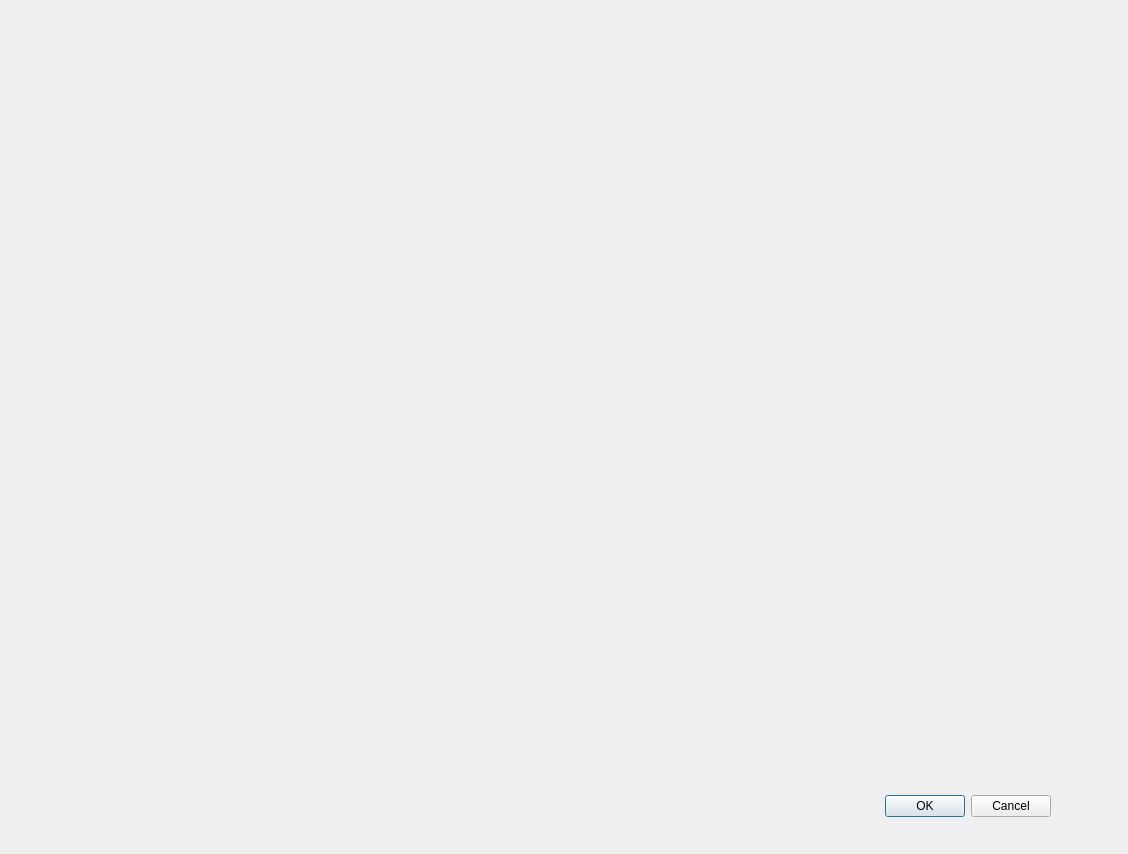
<?xml version="1.0" encoding="UTF-8"?>
<ui version="4.0">
 <class>MainDialog</class>
 <widget class="QDialog" name="MainDialog">
  <property name="geometry">
   <rect>
    <x>0</x>
    <y>0</y>
    <width>1128</width>
    <height>854</height>
   </rect>
  </property>
  <property name="windowTitle">
   <string>Dialog</string>
  </property>
  <widget class="QDialogButtonBox" name="buttonBox">
   <property name="geometry">
    <rect>
     <x>870</x>
     <y>790</y>
     <width>181</width>
     <height>32</height>
    </rect>
   </property>
   <property name="orientation">
    <enum>Qt::Horizontal</enum>
   </property>
   <property name="standardButtons">
    <set>QDialogButtonBox::Cancel|QDialogButtonBox::Ok</set>
   </property>
  </widget>
  <widget class="QWidget" name="horizontalLayoutWidget">
   <property name="geometry">
    <rect>
     <x>40</x>
     <y>30</y>
     <width>721</width>
     <height>701</height>
    </rect>
   </property>
   <layout class="QHBoxLayout" name="glLayout"/>
  </widget>
 </widget>
 <resources/>
 <connections>
  <connection>
   <sender>buttonBox</sender>
   <signal>accepted()</signal>
   <receiver>MainDialog</receiver>
   <slot>accept()</slot>
   <hints>
    <hint type="sourcelabel">
     <x>248</x>
     <y>254</y>
    </hint>
    <hint type="destinationlabel">
     <x>157</x>
     <y>274</y>
    </hint>
   </hints>
  </connection>
  <connection>
   <sender>buttonBox</sender>
   <signal>rejected()</signal>
   <receiver>MainDialog</receiver>
   <slot>reject()</slot>
   <hints>
    <hint type="sourcelabel">
     <x>316</x>
     <y>260</y>
    </hint>
    <hint type="destinationlabel">
     <x>286</x>
     <y>274</y>
    </hint>
   </hints>
  </connection>
 </connections>
</ui>
